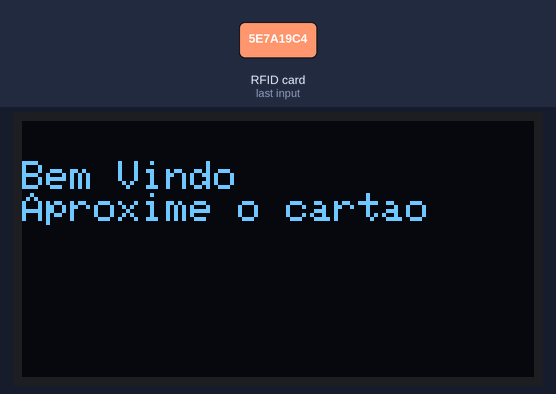
The sketch below on a simulated ESP32. Parts: 128×64 one-colour display. Inputs (shaded band) come from the test bench. WiFi joins after 1.5 s; servers stay silent unless stated; what the sketch prints to the serial monitor is not drawn.

4.8 s: RFID card 5E 7A 19 C4 held to the reader
Above: at 6.3 s.
Timing chart, 0 to 7.8 s (numbered marks = the images above; inputs shaded):
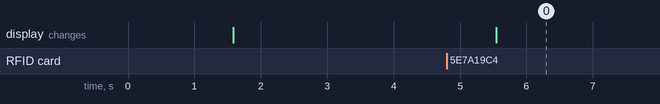

The sketch:

RFID_READ_ARDUINO.ino
```cpp
#include <WiFi.h>
#include <HTTPClient.h>
#include <Wire.h>
#include <SPI.h>
#include <MFRC522.h>
#include <Adafruit_GFX.h>
#include <Adafruit_SSD1306.h>

#define RST_PINO        26          // Configurable, see typical pin layout above
#define SS_PINO         27          // Configurable, see typical pin layout above

MFRC522 rfid(SS_PINO, RST_PINO);     // Instance of the class

#define SS_PIN    21
#define RST_PIN   22

#define SIZE_BUFFER     18
#define MAX_SIZE_BLOCK  16

#define SCREEN_WIDTH 128 // OLED width,  in pixels
#define SCREEN_HEIGHT 64 // OLED height, in pixels

// create an OLED display object connected to I2C
Adafruit_SSD1306 oled(SCREEN_WIDTH, SCREEN_HEIGHT, &Wire, -1);

const char* ssid = ""; //Replace the network name
const char* password = ""; // Replace password wifi
const char* serverAddress = "";  // Replace with your API address

String content= "";
String resp ="";

void setup() {
  Serial.begin(115200);

  // Connect to the Wi-Fi network
  WiFi.begin(ssid, password);
  while (WiFi.status() != WL_CONNECTED) {
    delay(500);
    Serial.println("Conectando ao WiFi...");
  }
  Serial.println("Conectado ao WiFi");

  SPI.begin();                      // Init SPI bus
  rfid.PCD_Init();                  // Init MFRC522

  // initialize OLED display with I2C address 0x3C
  if (!oled.begin(SSD1306_SWITCHCAPVCC, 0x3C)) {
    Serial.println(F("failed to start SSD1306 OLED"));
    while (1);
  }

  delay(2000);         // wait two seconds for initializing
  oled.clearDisplay(); // clear display

}

void loop() {
   // Look for new cards
  if ( ! rfid.PICC_IsNewCardPresent())
    return;

  // Verify if the NUID has been readed
  if ( ! rfid.PICC_ReadCardSerial())
    return;

  Serial.print("UID da tag :");
  content= "";
  for (byte i = 0; i < rfid.uid.size; i++) {
     Serial.print(rfid.uid.uidByte[i] < 0x10 ? " 0" : " ");
     Serial.print(rfid.uid.uidByte[i], HEX);
     content.concat(String(rfid.uid.uidByte[i] < 0x10 ? " 0" : " "));
     content.concat(String(rfid.uid.uidByte[i], HEX));
  }

  delay(500);

  if(content != ""){
    request(content);
  }

  display(resp);
}

void request(String tag){
  tag.replace(" ", "");
  // Create the URL with query parameters
  String url = serverAddress;
  url+=tag;

  // Initialize the HTTP connection
  HTTPClient http;
  http.begin(url);

  // Make a POST request to the API
  int httpCode = http.GET();

  Serial.println("HTTP CODE: " + httpCode);

  if (httpCode > 0) {
    String payload = http.getString();
    resp = "Acesso "+ payload;
    display(resp);
    resp = "";
  } else {
    Serial.println("Erro na solicitação HTTP");
  }
  http.end();
}

void display(String resp){
  oled.setTextSize(1);         // set text size
  oled.setTextColor(WHITE);    // set text color
  oled.setCursor(0, 10);       // set position to display

   if(resp == ""){
    oled.clearDisplay(); // clear display
    oled.println("Bem Vindo");
    oled.println("Aproxime o cartao"); // set text
    oled.display();
  }else{
    oled.clearDisplay(); // clear display
    oled.println(resp);
    oled.display();
    delay(1000);
  }
}
```

Measured:
- after the input at 4.8 s, the display: changes after 0.74 s (image 0)
